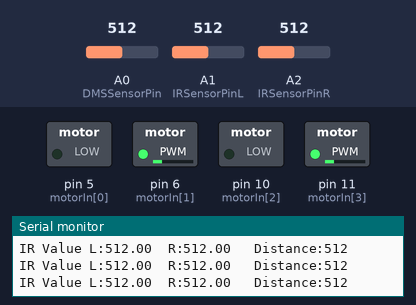
Bench run of a sketch on a simulated Arduino Uno, built with avr-gcc and run on an emulated ATmega328P. Shown: switched loads named in the sketch (green lamp = pin HIGH), the last lines printed to the serial monitor. The test bench sets the inputs (shaded band); at power-on: A1 (IRSensorPinL) = 512, A0 (DMSSensorPin) = 512, A2 (IRSensorPinR) = 512.

Above: at 1.4 s.
1.5 s: A1 (IRSensorPinL) set to 106
At 2.3 s:
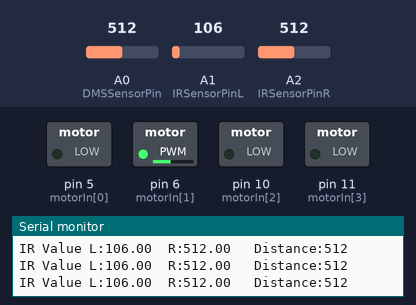
3.0 s: A1 (IRSensorPinL) set to 93
6.0 s: A0 (DMSSensorPin) set to 608
9.0 s: A0 (DMSSensorPin) set to 629
At 9.3 s:
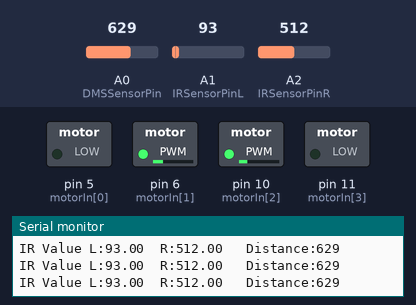
10.5 s: A2 (IRSensorPinR) set to 105
13.5 s: A2 (IRSensorPinR) set to 94
Timing chart, 0 to 16.5 s (numbered marks = the images above; inputs shaded):
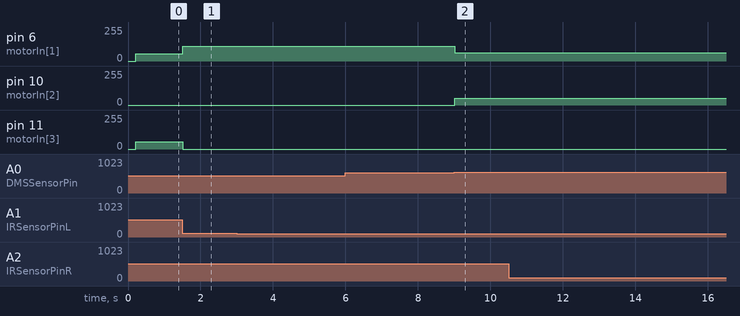

The sketch:

obstacle-avoid.ino
```cpp
/*
 * NTU BIME Principles and Applications of Microcontrollers-Mechatronics (1) Yan-Fu Kuo
 *
 * Final Project : Obstacle Avoidance
 *
 * Created 2016-02-04 by Ching-Wei Tsai
 * Modified 2016-03-22 by Ching-Wei Tsai
 * Modified 2017-04-10 by Ching-Wei Tsai
 *
 * Design and build a line following robot.
 * The robot needs to have a function that detect and bypass obstacles on its path automatically.
 * The robot returns to its path of the black line after bypassing the obstacles.
 *
 * Required Material:
 * Wheel robot set x1
 * H-bridge board x1
 * IR Module x3
 * DMS Module x1
 *
 */

/* Header files include */
#include <Timer.h>
#include <SoftwareSerial.h>
#define IRSensorPinR 16 //for A2
#define IRSensorPinL 15 //for A1
#define DMSSensorPin 14 //for A0

/* Default value setting */
#define CVAL 5
#define SCAN_RANGE 8
#define MOTOR_OUTPUT_SCALE 2.55
#define MAX_FORWARD_SPEED 100
#define MAX_BACKWARD_SPEED -100

/* Debug message is output or not */
#define DEBUG_MODE 0

/* Bluetooth device exist or not */
#define BLUE_TOOTH 0

/* For debug message output */
SoftwareSerial BT(3, 2);

/* Pin map setting*/
char motorIn[4] = {5,6,10,11};
float IRVal[2];
int DMSVal[1];

/* Timer for update the sensor value */
Timer sensorClock;

/*
Purpose : Update all sensors value
Input   : N/A
Ouput   : N/A
Return  : N/A
*/
void updateSensor() {
   getIRStatus(IRVal);
   getDMSStatus(DMSVal);
}


/*
Purpose : Drive all moters
Input   : speedL - Left wheel speed (-100~100)
          speedR - Right wheel speed (-100~100)
Ouput   : N/A
Return  : N/A
*/
void moveMotor(int speedL,int speedR) {
  /* Speed range -100~+100 */
  int motorSpeed[4];

  /* Left wheel speed asign */
  speedL = (speedL > MAX_FORWARD_SPEED)? MAX_FORWARD_SPEED : speedL;
  speedL = (speedL < MAX_BACKWARD_SPEED)? MAX_BACKWARD_SPEED : speedL;
  motorSpeed[0] = (speedL >= 0)? 0 : MOTOR_OUTPUT_SCALE*(-speedL);
  motorSpeed[1] = (speedL >= 0)? MOTOR_OUTPUT_SCALE*speedL : 0;

  /* Right wheel speed asign */
  speedR = (speedR > MAX_FORWARD_SPEED)? MAX_FORWARD_SPEED : speedR;
  speedR = (speedR < MAX_BACKWARD_SPEED)? MAX_BACKWARD_SPEED : speedR;
  motorSpeed[2] = (speedR >= 0) ? 0 : MOTOR_OUTPUT_SCALE*(-speedR);
  motorSpeed[3] = (speedR >= 0) ? MOTOR_OUTPUT_SCALE*speedR : 0;

  /* Output to motor */
  for(int i = 0; i < 4; i++) {
    analogWrite(motorIn[i],motorSpeed[i]);
  }
}

/*
Purpose : Read IR sensor value
Input   : N/A
Ouput   : val - Pointer for IR sensor values
Return  : N/A
*/
void getIRStatus(float* val) {
  val[0] = analogRead(IRSensorPinL);
  val[1] = analogRead(IRSensorPinR);
}

/*
Purpose : Read DMS sensor value
Input   : N/A
Ouput   : val - Pointer for DMS sensor values
Return  : N/A
*/
void getDMSStatus(int* val) {
  float DMSVal= analogRead(DMSSensorPin);
  val[0] = DMSVal;
}

void setup() {
  /* Pin mode setup */
  pinMode(IRSensorPinL,INPUT);
  pinMode(IRSensorPinR,INPUT);
  pinMode(DMSSensorPin,INPUT);
  for(int i = 0; i < 4 ;i++) {
    pinMode(motorIn[i],OUTPUT);
  }

  /* Set sensor update duration */
  sensorClock.every(1,updateSensor);

#ifdef DEBUG_MODE
  /* For output debug */
  Serial.begin(9600);
  Serial.println("Start");

#ifdef BLUE_TOOTH
  BT.begin(9600);
  BT.println("Start");
#endif /* BLUE_TOOTH */
#endif /* DEBUG_MODE */

  /* Update timer clock */
  sensorClock.update();

  /* Delay for system warm up */
  delay(200);
}

void turnLeft() {
    moveMotor(20+CVAL,-20);
    delay(300);
}

void loop() {
  /* update clock */
  sensorClock.update();
  static boolean isWall = 0;

  float Kpd = 0.05;
  float Kpa = 0.004;
  float delta = IRVal[0]-IRVal[1];
  float avg = (IRVal[0]+IRVal[1])/2;

  if (DMSVal[0] > 620 || isWall) {
    isWall = 1;
    moveMotor(20+CVAL,-20);
    delay(10);
  }
  else {
      moveMotor(20-delta*Kpd-avg*Kpa+CVAL,20+delta*Kpd+avg*Kpa);
  }
  if(DMSVal[0]  < 300)
      isWall = 0;

#ifdef DEBUG_MODE
  Serial.print("IR Value L:");
  Serial.print(IRVal[0]);
  Serial.print("  R:");
  Serial.print(IRVal[1]);
  Serial.print("   Distance:");
  Serial.println(DMSVal[0]);
#endif

}
```

Measured:
- the behaviour switches between 620 and 621 on A0 (DMSSensorPin) (found by bisection; images 1 and 2)
- after the input at 1.5 s, pin 6 (motorIn[1]): 56/255 → 112/255 at once; pin 11 (motorIn[3]): 56/255 → 0/255 at once
- after the input at 9.0 s, pin 6 (motorIn[1]): 112/255 → 63/255 at once; pin 10 (motorIn[2]): 0/255 → 51/255 at once
